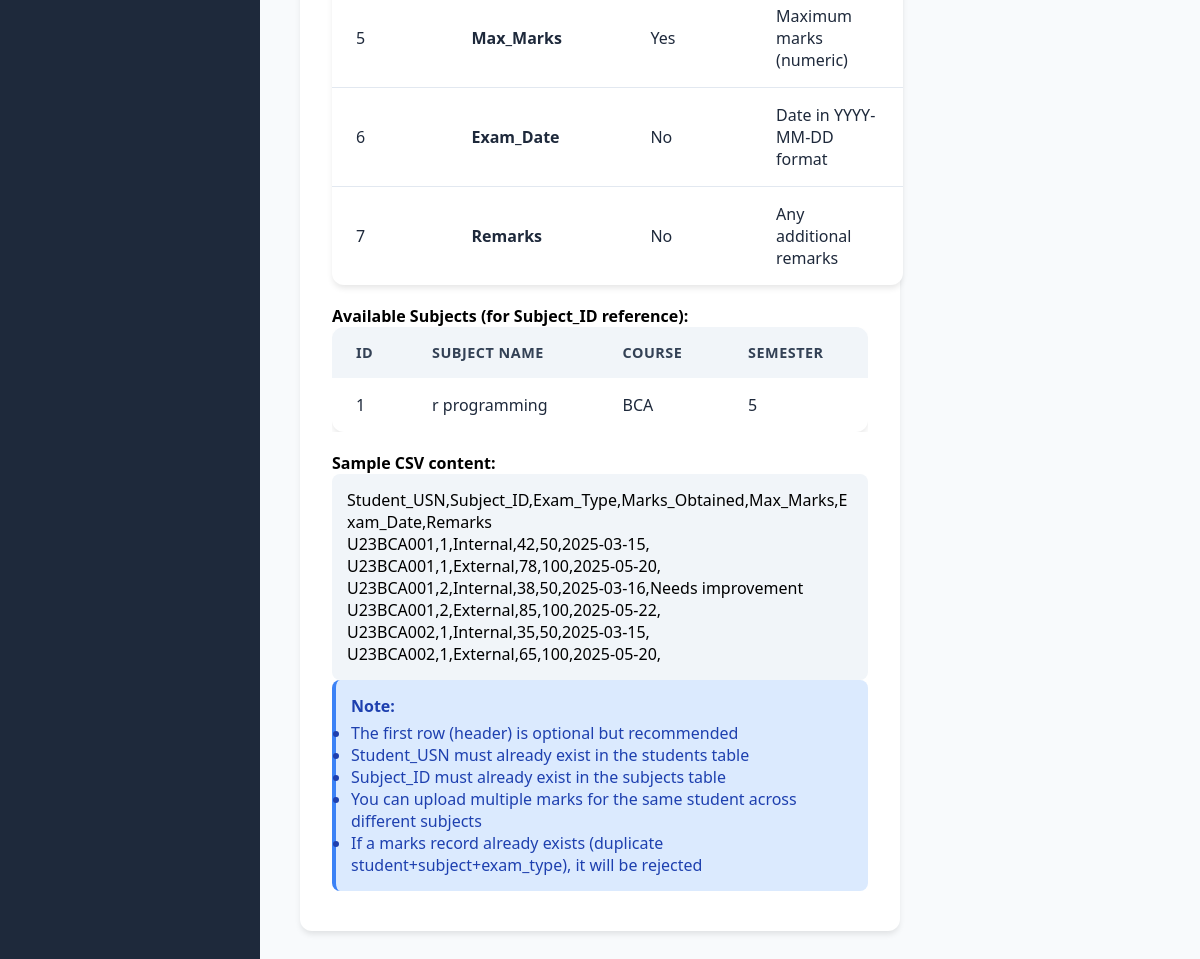
/marks/bulk_upload (signed in, lower part), run on an earlier commit of the app's database.
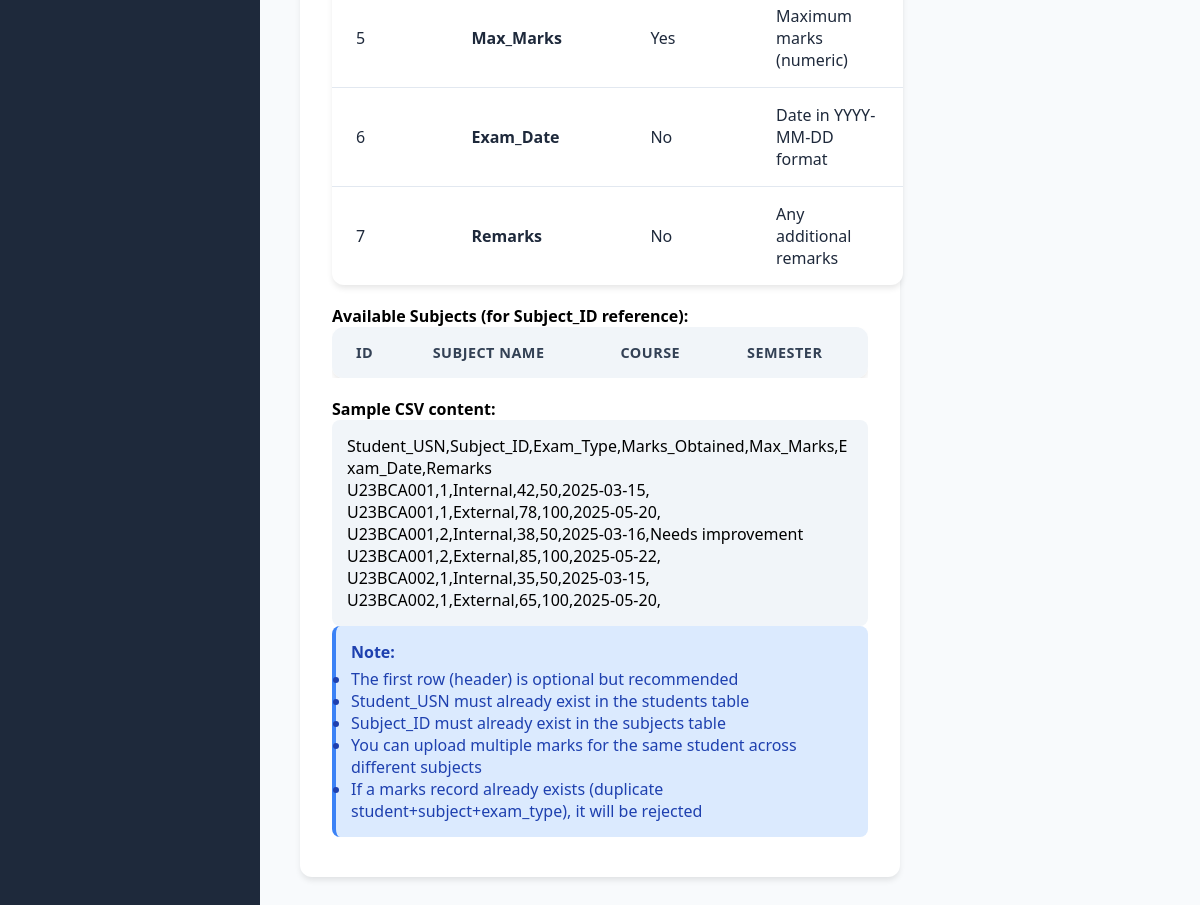
And on a later commit of the database.
### tables this page shows
CREATE TABLE subjects (
                id INTEGER PRIMARY KEY AUTOINCREMENT,
                name TEXT NOT NULL,
                course TEXT,
                semester INTEGER,
                description TEXT
            );

### app.py (the view, shortened to what this page needs)
@app.route('/marks/bulk_upload', methods=['GET', 'POST'])
@login_required
def bulk_upload_marks():
    db = get_db()
    subjects = db.execute("SELECT id, name, course, semester FROM subjects ORDER BY course, semester, name").fetchall()
    return render_template('bulk_marks_upload.html', subjects=subjects)

### app.py (called while the page is built)
def get_db():
    db = getattr(g, '_database', None)
    if db is None:
        db = g._database = sqlite3.connect(DATABASE)
        db.row_factory = sqlite3.Row
    return db

@app.teardown_appcontext
def close_connection(exception):
    db = getattr(g, '_database', None)
    if db is not None:
        db.close()

def login_required(f):
    @wraps(f)
    def decorated_function(*args, **kwargs):
        if 'admin_id' not in session:
            flash('Please log in to access this page.', 'warning')
            return redirect(url_for('login'))
        return f(*args, **kwargs)
    return decorated_function

### templates/bulk_marks_upload.html (shortened to what this page needs)
{% extends "base.html" %}
{% block content %}
<div class="form-card">
    <table class="table" style="margin-bottom: 20px;">
        <tbody>
            <tr>
                <td>5</td>
                <td><strong>Max_Marks</strong></td>
                <td>Yes</td>
                <td>Maximum marks (numeric)</td>
            </tr>
            <tr>
                <td>6</td>
                <td><strong>Exam_Date</strong></td>
                <td>No</td>
                <td>Date in YYYY-MM-DD format</td>
            </tr>
            <tr>
                <td>7</td>
                <td><strong>Remarks</strong></td>
                <td>No</td>
                <td>Any additional remarks</td>
            </tr>
        </tbody>
    </table>
    <h4>Available Subjects (for Subject_ID reference):</h4>
    <div style="max-height: 300px; overflow-y: auto; margin-bottom: 20px;">
        <table class="table">
            <thead>
                <tr>
                    <th>ID</th>
                    <th>Subject Name</th>
                    <th>Course</th>
                    <th>Semester</th>
                </tr>
            </thead>
            <tbody>
                {% for subject in subjects %}
                <tr>
                    <td>{{ subject.id }}</td>
                    <td>{{ subject.name }}</td>
                    <td>{{ subject.course }}</td>
                    <td>{{ subject.semester }}</td>
                </tr>
                {% endfor %}
            </tbody>
        </table>
    </div>
    <h4>Sample CSV content:</h4>
    <pre style="background: #f1f5f9; padding: 15px; border-radius: 8px; overflow-x: auto;">
Student_USN,Subject_ID,Exam_Type,Marks_Obtained,Max_Marks,Exam_Date,Remarks
U23BCA001,1,Internal,42,50,2025-03-15,
U23BCA001,1,External,78,100,2025-05-20,
U23BCA001,2,Internal,38,50,2025-03-16,Needs improvement
U23BCA001,2,External,85,100,2025-05-22,
U23BCA002,1,Internal,35,50,2025-03-15,
U23BCA002,1,External,65,100,2025-05-20,</pre>
    <div class="alert alert-info">
        <strong>Note:</strong>
        <ul style="margin-top: 5px;">
            <li>The first row (header) is optional but recommended</li>
            <li>Student_USN must already exist in the students table</li>
            <li>Subject_ID must already exist in the subjects table</li>
            <li>You can upload multiple marks for the same student across different subjects</li>
            <li>If a marks record already exists (duplicate student+subject+exam_type), it will be rejected</li>
        </ul>
    </div>
</div>
{% endblock %}

What changed in the data, as far as the page shows it:
removed subjects: id "1", name "r programming", course "BCA", semester "5"
